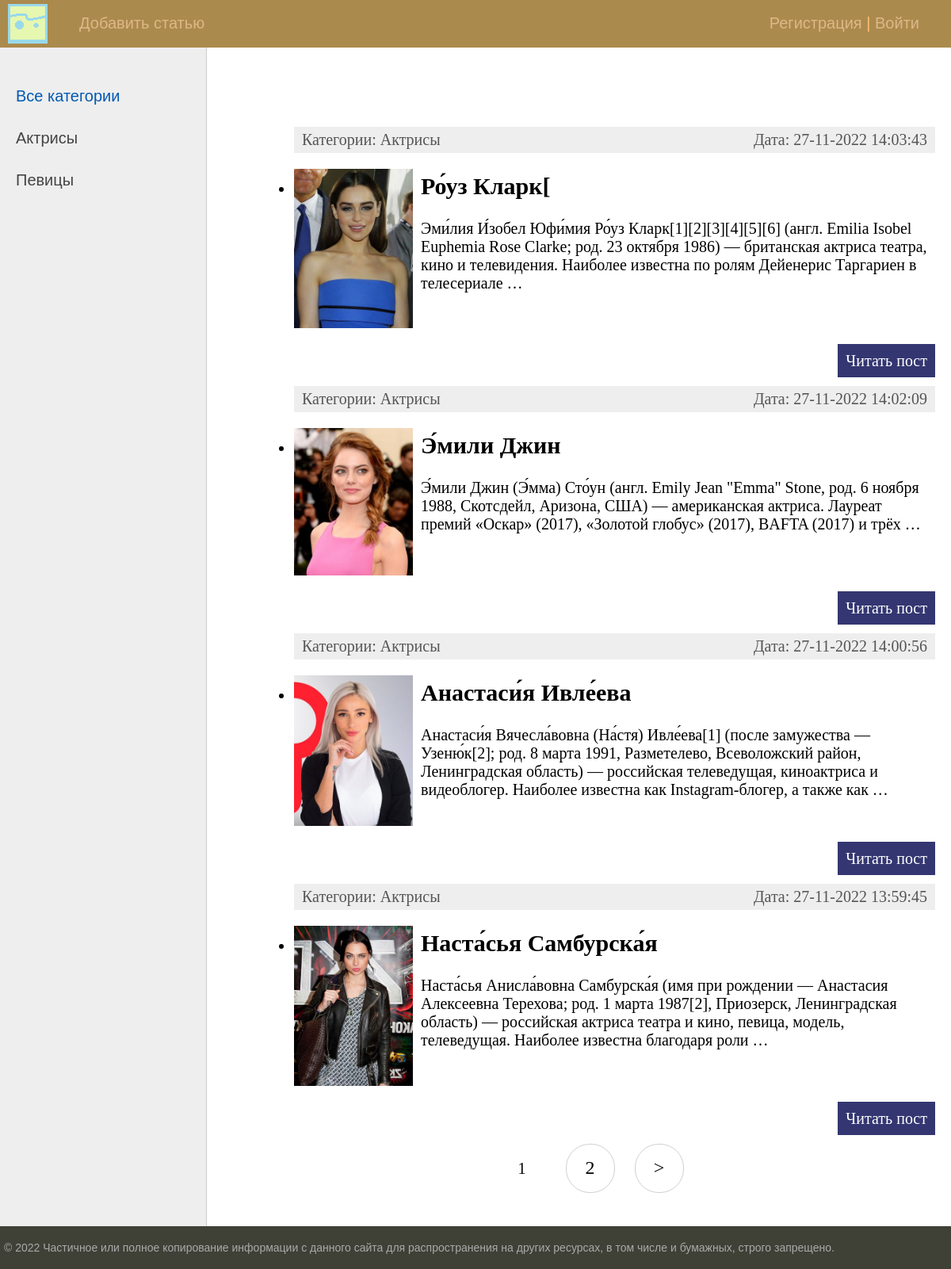
The app's page /, older data.
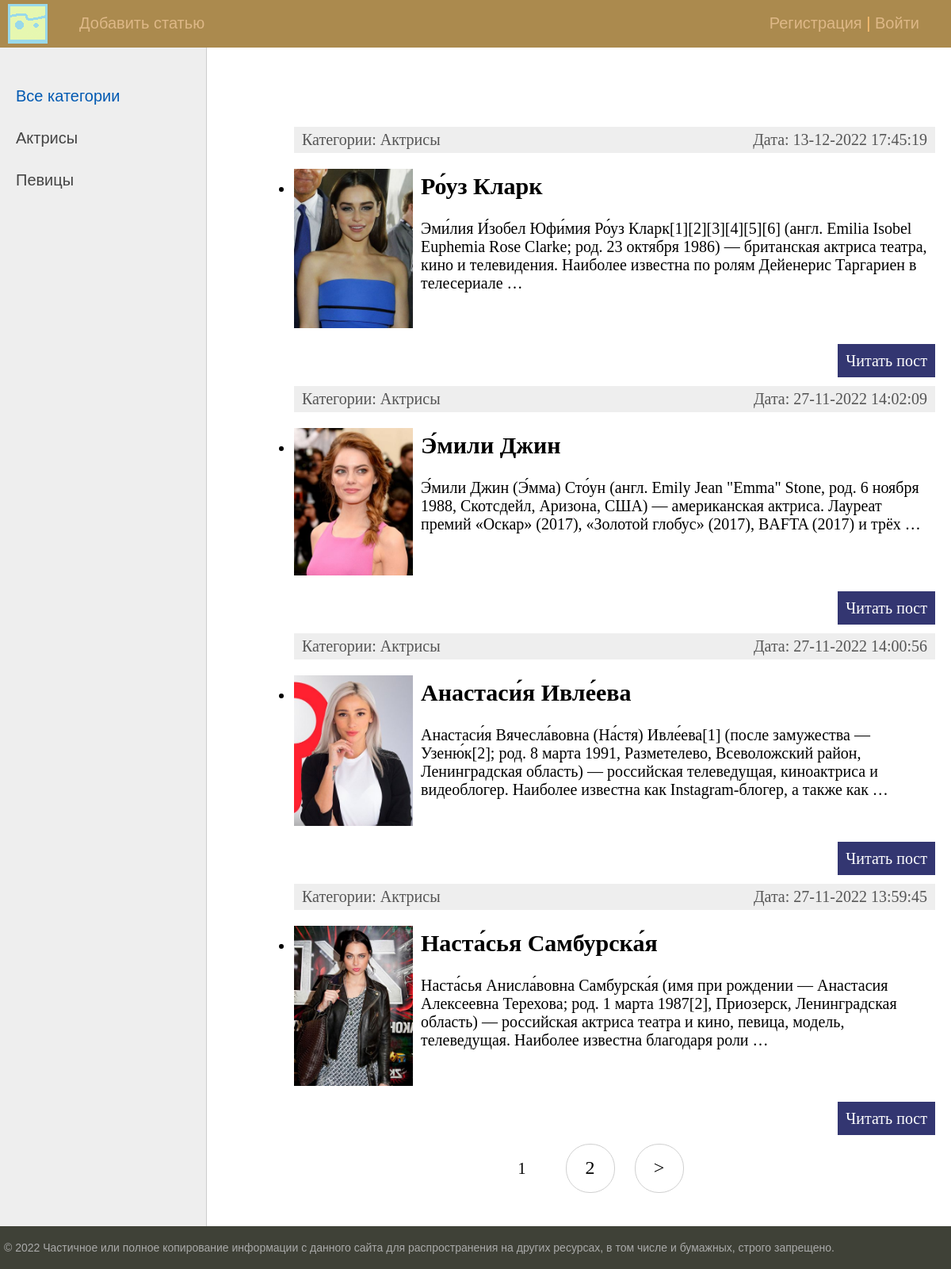
The same page, newer data.
### women/models.py (models this page shows, shortened)
class Category(models.Model):
    name = models.CharField(max_length=100, db_index=True, verbose_name='Категория')
    slug = models.SlugField(max_length=255, unique=True, db_index=True, verbose_name="URL")
    def __str__(self):
        return self.name
    def get_absolute_url(self):
        return reverse('category', kwargs={'cat_slug': self.slug})
    class Meta:
        verbose_name = 'Категорию'
        verbose_name_plural = 'Категории'
        ordering = ['id']

class Women(models.Model):
    title = models.CharField(max_length=255, verbose_name='Заголовок')
    slug = models.SlugField(max_length=255, unique=True, db_index=True, verbose_name='URL')
    content = models.TextField(blank=True, verbose_name='Текст статьи')
    photo = models.FileField(upload_to="photos/%Y/%m/%d/", verbose_name='Фото')
    time_create = models.DateTimeField(auto_now_add=True, verbose_name='Время создания')
    time_update = models.DateTimeField(auto_now=True, verbose_name='Время изменения')
    is_published = models.BooleanField(default=True, verbose_name='Публикация')
    cat = models.ForeignKey('Category', on_delete=models.PROTECT, verbose_name='Категории')
    def get_absolute_url(self):
        return reverse('post', kwargs={'post_slug': self.slug})
    class Meta:
        verbose_name = 'Женщину'
        verbose_name_plural = 'Женщины'
        ordering = ['-time_create', 'title']

### women/views.py (the view)
# urls.py: path('', WomenHome.as_view(), name='home'),
class WomenHome(DataMixin, ListView):
    model = Women
    template_name = 'women/index.html'
    context_object_name = 'posts'
    def get_context_data(self, *, object_list=None, **kwargs):
        context = super().get_context_data(**kwargs)
        c_def = self.get_user_context(title='Главная страница')
        return dict(list(context.items()) + list(c_def.items()))
    def get_queryset(self):
        return Women.objects.filter(is_published=True).select_related('cat')

### women/utils.py (called while the page is built)
    def get_user_context(self, **kwargs):
        context = kwargs
        cats = cache.get('cats')
        if not cats:
            cats = Category.objects.annotate(Count('women'))
            cache.set('cats', cats, 60)
        user_menu = menu.copy()
        if not self.request.user.is_authenticated:
            user_menu.pop(1)
        context['menu'] = user_menu
        context['cats'] = cats
        if 'cat_selected' not in context:
            context['cat_selected'] = 0
        return context

### women/templates/women/index.html (shortened to what this page needs)
{% extends 'women/base.html' %}
{% block content %}
<ul class = "List-articles">
    {% for p in posts  %}
            <li><div class="article-panel">
    <p class="first">Категории: {{p.cat}}</p>
    <p class="last">Дата: {{p.time_update|date:'d-m-Y H:i:s'}}</p>
</div>
{% if p.photo %}
    <p><img class='img-article-left thumb' src='{{p.photo.url}}'></p>
{% endif %}
                <h2>{{p.title}}</h2>
        {% autoescape on %}
        <p>{{p.content|linebreaks| truncatewords:30}}</p>
        {% endautoescape %}
            <p class="link-read-post"><a href="{{ p.get_absolute_url }}">Читать пост</a></p>
            </li>
    {% endfor %}
</ul>
{% endblock %}

### women/templates/women/base.html (shortened to what this page needs)
{% load static %}
{% load women_tags %}
<!DOCTYPE html>
<html>
<head>
	<link type="text/css" href="{% static 'women/css/stylee.css' %}" rel="stylesheet" />
</head>
<body>
<table class="table-page" border=0 cellpadding="0" cellspacing="0">
<tr><td valign=top>
{% block mainmenu %}
		<div class="header">
			<ul id="mainmenu" class="mainmenu">
			<li class="logo"><a href="{% url 'home' %}"><div class="logo"></div></a></li>
{% for m in menu %}
			<li><a href="{% url m.url_name %}">{{m.title}}</a></li>
{% endfor %}
			{% if request.user.is_authenticated %}
			<li class = 'last'> {{user.username}} | <a href="{% url 'logout' %}">Выйти</a></li>
			{% else %}
			<li class = 'last'><a href="{% url 'register' %}">Регистрация</a> | <a href="{% url 'login' %}">Войти</a></li>
			{% endif %}
		    </ul>
		</div>
{% endblock mainmenu %}
<table class="table-content" border=0 cellpadding="0" cellspacing="0">
<tr>
	<td valign="top" class="left-chapters">
	<ul id="leftchapters">
{% if cat_selected == 0 %}
		<li class="selected">Все категории</li>
{% else %}
		<li><a href="{% url 'home' %}">Все категории </a></li>
{% endif %}
{% for c in cats %}
{% if c.women__count > 0 %}
	{% if c.pk == cat_selected %}
		<li class='selected'>{{c.name}}</li>
	{% else %}
		<li><a href="{{ c.get_absolute_url }}">{{c.name}}</a></li>
	{% endif %}
{% endif %}
{% endfor %}
	</ul>
</td>
<td valign="top" class="content">
	<div class="content-text">
{% block content %}
{% endblock %}
{% if page_obj.has_other_pages %}
<nav class="list-pages">
	<ul>
		{% for p in paginator.page_range %}
		{% if page_obj.number == p %}
		<li class="page-num page-num-selected">{{ p }}</li>
		{% elif p >= page_obj.number|add:-2 and p <= page_obj.number|add:2 %}
		<li class="page-num">
			<a href="?page={{ p }}">{{ p }}</a>
		</li>
		{% endif %}
		{% endfor %}
{% if page_obj.has_next %}
<li class="page-num">
	<a href='?page={{ page_obj.next_page_number }}'>&gt;</a>
</li>
{% endif %}
	</ul>
</nav>
{% endif %}
	</div>
</td></tr></table>
</td></tr>
<tr><td valign=top>
	<div id="footer">
		<p>&copy; 2022 Частичное или полное копирование информации с данного сайта для распространения на других ресурсах, в том числе и бумажных, строго запрещено.</p>
	</div>
</td></tr></table>
</body>
</html>

### women/static/women/css/stylee.css (style rules this page uses)
html, body { font-family: 'Arial'; margin: 0; padding: 0; height: 100%; width: 100%; color: #444; }
a { color: #0059b2; text-decoration: none; }
img { max-width: 600px; height: auto; }
img.img-article-left { max-width: 300px; height: auto; float: left; padding: 0 10px 10px 0; }
img.img-article-left.thumb { max-width: 150px; height: auto; }
p.link-read-post { text-align: right; }
p.link-read-post a { padding: 10px; min-width: 100px; background: #333671; color: #fff; text-decoration: none; }
div.article-panel { background: #eee; padding: 5px 10px 5px 10px; box-sizing: border-box; overflow: hidden; color: #555; }
div.article-panel p.first { margin: 0; float: left; }
div.article-panel p.last { margin: 0; float: right; }
.table-page { width: 100%; height: 100%; vertical-align: top; }
.table-page tr { height: 100%; }
.header { background: #ab8a4e; height: 60px; }
.logo { background: url('../images/logo1.png') no-repeat 10px 5px; width: 70px; height: 60px; }
ul.mainmenu { list-style: none; margin: 0; padding: 0; height: 60px; color: #fdc073; font-size: 20px; overflow: hidden; }
ul.mainmenu li { float: left; margin: 18px 40px 0 30px; }
ul.mainmenu li.logo { margin: 0; }
ul.mainmenu li.last { float: right; }
ul.mainmenu li a { color: #DEB887; text-decoration: none; }
.table-content { width: 100%; min-height: 100%; height: 100%; }
.left-chapters { margin: 0; background: #eee; border-right: 1px solid #ccc; min-height: 100%; }
.left-chapters ul { width: 230px; min-height: 100%; margin: 0; padding: 20px 10px 10px 20px; list-style: none; font-size: 20px; }
.left-chapters ul li { margin: 30px 0 0 0; color: #999; }
.left-chapters ul li.selected { color: #0059b2; }
.left-chapters ul li a { color: #444; text-decoration: none; }
.content { padding: 40px 20px 20px 40px; width: 100%; box-sizing: border-box; }
.content-text { margin: 60px 0 0 30px; color: #000; font-size: 20px; font-family: Yandex Sans Display Light; }
#footer { box-sizing: border-box; background: #3F4137; padding: 5px; color: #aaa; font-size: 14px; font-family: Verdana, Geneva, Arial, Helvetica; text-align: left; overflow: hidden; }
.list-pages { text-align: center; margin: 0 0 20px 0; }
.list-pages ul { margin: 20px 0 0 0; padding: 0; list-style: none; }
.list-pages ul li { display: inline-block; margin: 0 20px 0 0; }
.list-pages a { color: #000; font-size: 24px; text-decoration: none; }
.list-pages .page-num, .page-num-selected { display: inline-block; width: 60px; height: 44px; padding: 16px 0 0 0; border: 1px solid #d0d0d0; border-radius: 30px; }
.list-pages .page-num-selected { border: none; color: #000; font-size: 20px; }

Row changes from the older to the newer data that the page shows:
changed Women: time_update "27-11-2022 14:03:43" → "13-12-2022 17:45:19"; title "Ро́уз Кларк[" → "Ро́уз Кларк"
